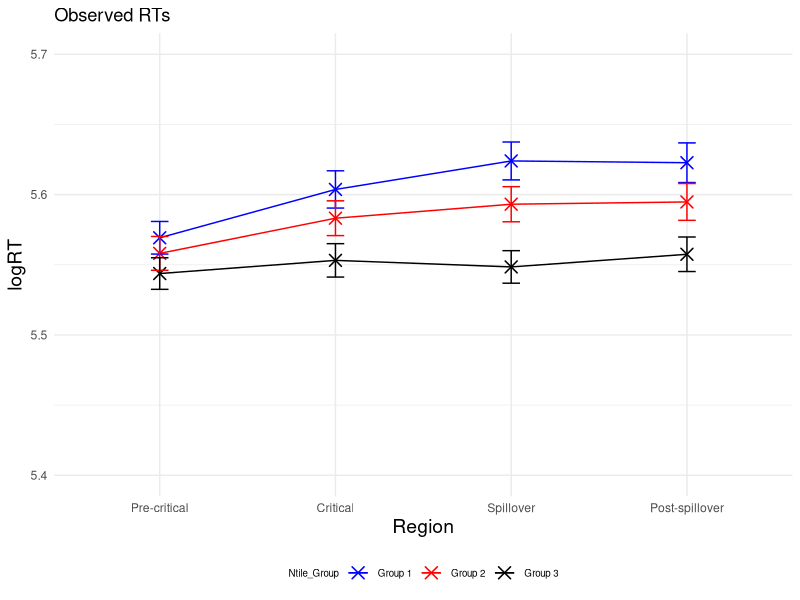
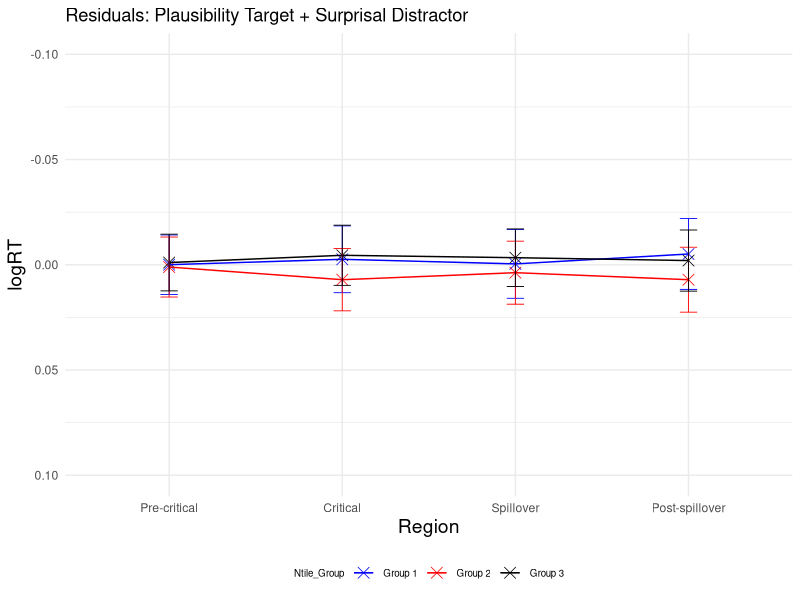
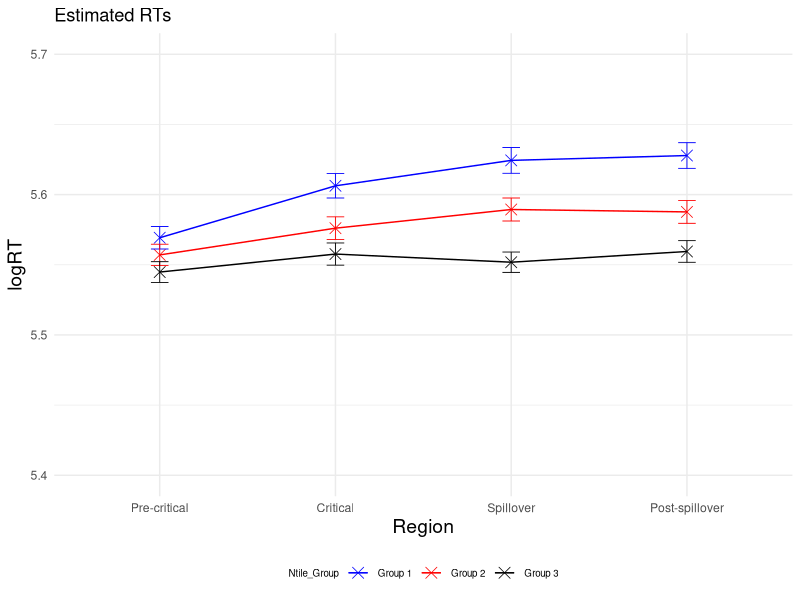
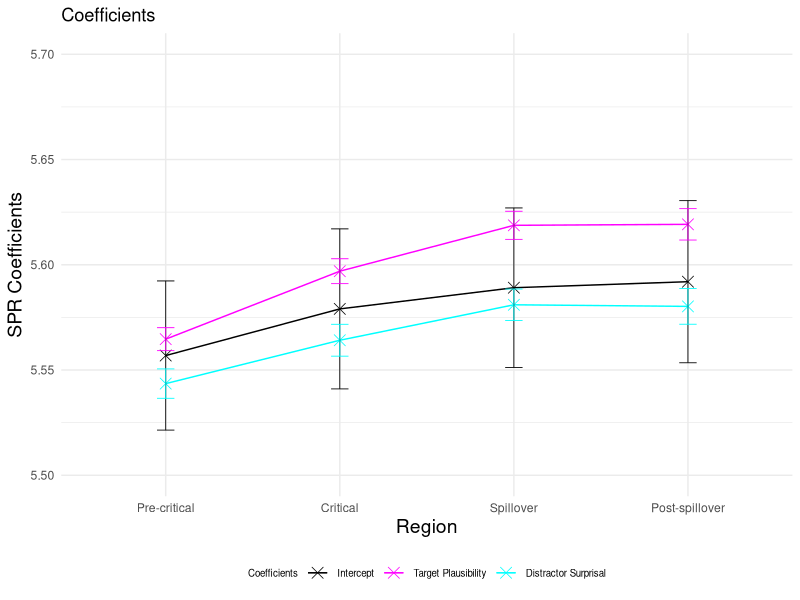
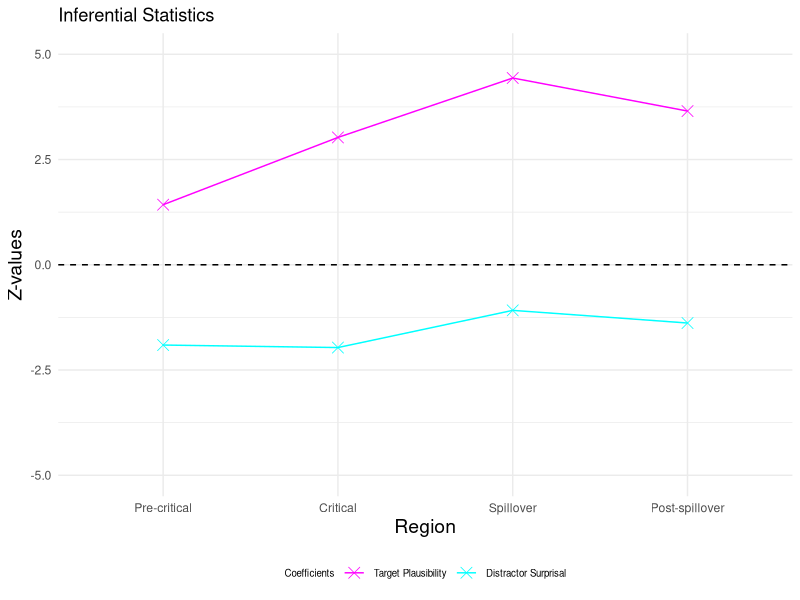
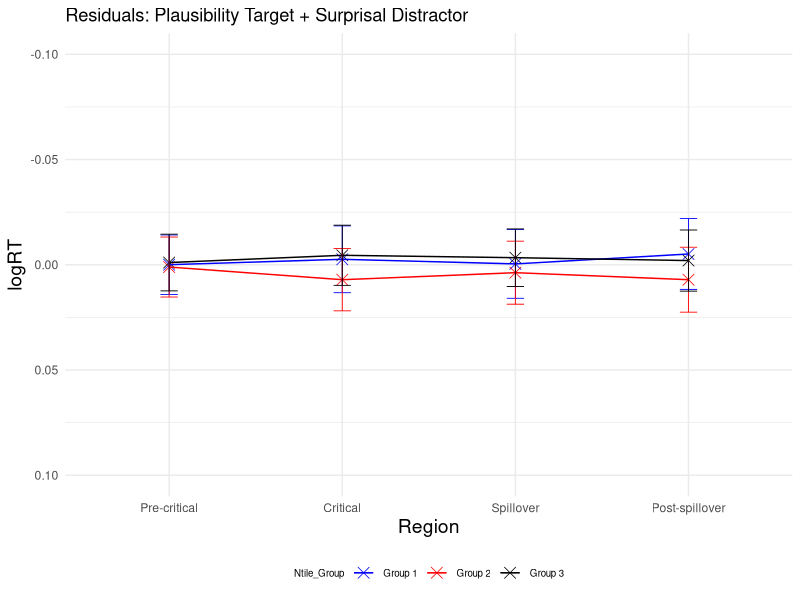
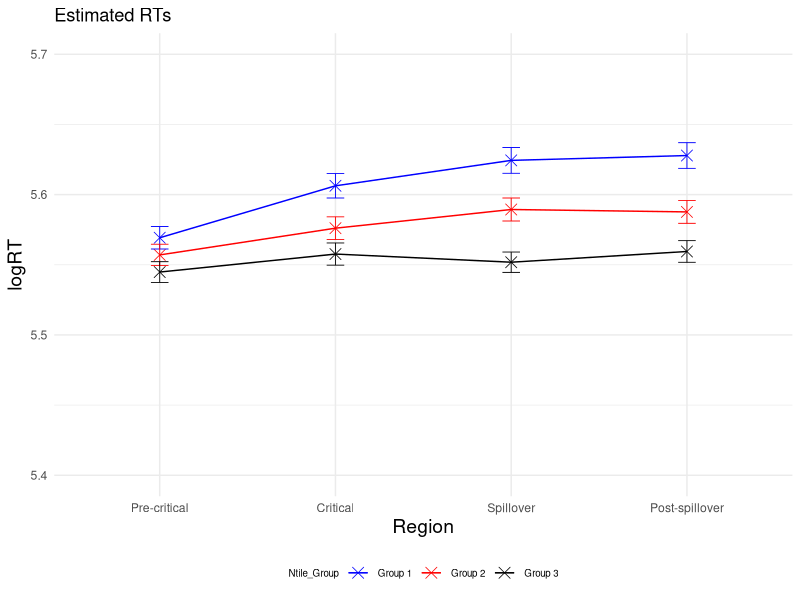
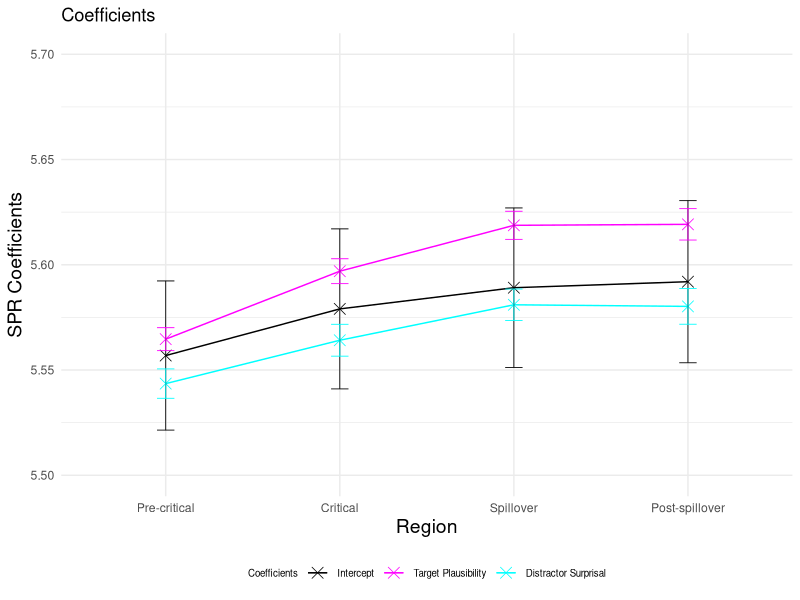

Generate these figures, in order, with R:
### LMER ###
# load lme4 package
library(lme4)
library(lmerTest)
library(dplyr)
library(ggplot2)

setwd("~/Downloads/Master_Thesis/3_SPR_Study/ntile/")
GP6 <- read.csv("GP6SPR_processed.csv")

residuals <- data.frame(
  Region = character(0),
  Condition = character(0),
  Residual = numeric(0),
  SE_Residual = numeric(0)
)

logRT_estimated <- data.frame(
  Region = character(0),
  Condition = character(0),
  Estimated_logRT = numeric(0),
  SE_Estimated = numeric(0)
)

p_values <- data.frame(
  Region = character(0),
  p_value_plausibility_target = numeric(0),
  p_value_surprisal_distractor = numeric(0)
)

SPR_coefficients <- data.frame(
  Region = character(0),
  Estimate = character(0),
  Estimate_value = numeric(0),
  Estimate_error = numeric(0),
  Z_value = numeric(0)
)

regions <- c("Pre-critical", "Critical", "Spillover", "Post-spillover") 
conditions <- c("A", "B", "C")
ntile_groups <- c(1, 2, 3)

GP6$Ntile_Group <- ntile(GP6$Plaus_target_avg, 3)
#df<- GP6[, c("Condition", "Plaus_target_avg", "Ntile_Group")]

GP6$logRT <- log(GP6$ReadingTime)

averages <- GP6 %>%
  group_by(Region, Ntile_Group) %>%
  summarise(
    MeanReadingTime = mean(logRT, na.rm = TRUE), 
    SE = sd(logRT, na.rm = TRUE) / sqrt(n()))

averages <- averages %>% 
  filter(Region != "Pre-critical_2")
print(averages)

# Create a line plot with average log-transformed reading times
p <- ggplot(averages, aes(x = factor(Region, levels = c("Pre-critical", "Critical", "Spillover", "Post-spillover")), 
                          y = MeanReadingTime, color = as.factor(Ntile_Group), group = Ntile_Group)) + geom_point(shape = 4, size = 3.5, stroke = 0.8) + geom_line(linewidth=0.5) + ylim (5.4, 5.7)
p <- p + theme_minimal() + geom_errorbar(aes(ymin= MeanReadingTime-SE, ymax=MeanReadingTime+SE), width=.1, size=0.5) 
p <- p + scale_color_manual(name="Ntile_Group", labels=c("Group 1", "Group 2", "Group 3"), values=c("#0000FF", "#FF0000", "#000000"))
p <- p + theme(legend.position="bottom", legend.text=element_text(size=7), legend.title=element_text(size=7), axis.title.x = element_text(size = 14), axis.title.y = element_text(size = 14)) 
p <- p + labs(x="Region", y="logRT", title = "Observed RTs") 
p 

for (region in regions) 
{
  # Precritical region
  region_subset <- subset(GP6, Region == region)
  
  # standardise predictors
  region_subset$scaled_Plaus_per_region <- scale(region_subset$Plaus_target_avg)
  region_subset$scaled_Surprisaldist_per_region <- scale(region_subset$Surprisal_distractor)
  # invert predictor plausibility
  region_subset$inverted_scaled_Plaus_per_region <- (region_subset$scaled_Plaus_per_region) * (-1)
  #log transform reading times
  region_subset$logRT_per_region <- log(region_subset$ReadingTime)
  
  
  # define and run the linear mixed-effects regression model for the precritical region 
  model_per_region <- lmerTest::lmer(logRT_per_region ~ inverted_scaled_Plaus_per_region + scaled_Surprisaldist_per_region + 
                                       (1 + inverted_scaled_Plaus_per_region + scaled_Surprisaldist_per_region | Subject) + 
                                       (1 + inverted_scaled_Plaus_per_region + scaled_Surprisaldist_per_region | Item), data = region_subset)
  
  # print the summary of the model
  summary_per_region <- summary(model_per_region)
  print(summary_per_region)
  
  # calculate p-values
  p_values_per_region <- summary_per_region$coefficients[, "Pr(>|t|)"]
  new_row_p_value <- data.frame(Region = region, 
                                p_value_plausibility_target = p_values_per_region[2], 
                                p_value_surprisal_distractor = p_values_per_region[3])
  p_values <- rbind(p_values, new_row_p_value)
  
  # extract intercept and coefficients added to intercept
  coefficients_per_region <- summary_per_region$coefficients
  intercept <- coefficients_per_region["(Intercept)", 1]
  plaus_target_coeff <- coefficients_per_region["(Intercept)", 1] + coefficients_per_region["inverted_scaled_Plaus_per_region", 1]
  surprisal_distractor_coeff <- coefficients_per_region["(Intercept)", 1] + coefficients_per_region["scaled_Surprisaldist_per_region", 1]
  
  # add error bars for coefficients and intercept
  new_row_coefficient <- data.frame(Region = region, 
                                    Estimate = "Intercept", 
                                    Estimate_value = intercept, 
                                    Estimate_error = coefficients_per_region["(Intercept)", 2],
                                    Z_value = 0)
  SPR_coefficients <- rbind(SPR_coefficients, new_row_coefficient)
  
  new_row_coefficient <- data.frame(Region = region,
                                    Estimate = "Plausability",
                                    Estimate_value = plaus_target_coeff,
                                    Estimate_error = coefficients_per_region["inverted_scaled_Plaus_per_region", 2],
                                    Z_value = coefficients_per_region["inverted_scaled_Plaus_per_region", 1] / coefficients_per_region["inverted_scaled_Plaus_per_region", 2])
  SPR_coefficients <- rbind(SPR_coefficients, new_row_coefficient)
  
  new_row_coefficient <- data.frame(Region = region,
                                    Estimate = "Surprisal", 
                                    Estimate_value = surprisal_distractor_coeff, 
                                    Estimate_error = coefficients_per_region["scaled_Surprisaldist_per_region", 2],
                                    Z_value = coefficients_per_region["scaled_Surprisaldist_per_region", 1] / coefficients_per_region["scaled_Surprisaldist_per_region", 2])
  SPR_coefficients <- rbind(SPR_coefficients, new_row_coefficient)
  
  for (ntile_group in ntile_groups)
  {
    #####predict condition A, precritical#####
    region_per_condition <- subset(region_subset, Ntile_Group == ntile_group)
    region_per_condition$region_per_condition_Predicted <- predict(model_per_region, newdata = region_per_condition,  type = "response")
    
    # calculate residuals
    Residual_region_per_condition <- mean(region_per_condition$logRT_per_region) - mean(region_per_condition$region_per_condition_Predicted, na.rm = TRUE)
    
    # observed RT for condition A precritical
    region_per_condition_logRT_observed <- mean(region_per_condition$logRT_per_region)
    
    # estimated RT for condition A precritical
    region_per_condition_logRT_estimated <- mean(region_per_condition$region_per_condition_Predicted, na.rm = TRUE)
    
    # calculate standard error for residuals
    SE_residuals_region_per_condition <- sqrt(sd(region_per_condition$logRT, na.rm = TRUE)^2/length(region_per_condition$logRT) + sd(region_per_condition$region_per_condition_Predicted, na.rm = TRUE)^2/length(region_per_condition$region_per_condition_Predicted))
    
    new_row_residuals <- data.frame(Region = region, Ntile_Group = ntile_group, Residual = Residual_region_per_condition, SE_Residual = SE_residuals_region_per_condition)
    residuals <- rbind(residuals, new_row_residuals)
    
    # calculate standard error for logRT estimated
    SE_estimated_region_per_condition <- sd(region_per_condition$region_per_condition_Predicted, na.rm = TRUE) / sqrt(length(region_per_condition$region_per_condition_Predicted)) 
    
    new_row_logRT_estimated <- data.frame(Region = region, Ntile_Group = ntile_group, Estimated_logRT = region_per_condition_logRT_estimated, SE_Estimated = SE_estimated_region_per_condition)
    logRT_estimated <- rbind(logRT_estimated, new_row_logRT_estimated)
  }
}


# plot residuals
# Create a line plot 
p <- ggplot(residuals, aes(x = factor(Region, levels = c("Pre-critical", "Critical", "Spillover", "Post-spillover")), 
                           y = Residual, color = as.factor(Ntile_Group), group = Ntile_Group)) + geom_point(shape = 4, size = 3.5, stroke = 0.4) + geom_line(linewidth=0.5) + ylim (0.10, -0.10)
p <- p + theme_minimal() + geom_errorbar(aes(ymin=Residual-SE_Residual, ymax=Residual+SE_Residual), width=.1, size=0.3) 
p <- p + scale_color_manual(name="Ntile_Group", labels=c("Group 1", "Group 2", "Group 3"), values=c("#0000FF", "#FF0000", "#000000"))
p <- p + labs(x="Region", y="logRT", title = "Residuals: Plausibility Target + Surprisal Distractor") 
p <- p + theme(legend.position="bottom", legend.text=element_text(size=7), legend.title=element_text(size=7), axis.title.x = element_text(size = 14), axis.title.y = element_text(size = 14)) 
p 

ggsave("Residuals_Plot.pdf", p, width=4, height=4)


# plot estimated logRTs
# Create a line plot 
p <- ggplot(logRT_estimated, aes(x = factor(Region, levels = c("Pre-critical", "Critical", "Spillover", "Post-spillover")), 
                                 y = Estimated_logRT, color = as.factor(Ntile_Group), group = Ntile_Group)) + geom_point(shape = 4, size = 3.5, stroke = 0.4) + geom_line(linewidth=0.5) + ylim (5.4, 5.7)
p <- p + theme_minimal() + geom_errorbar(aes(ymin=Estimated_logRT-SE_Estimated, ymax=Estimated_logRT+SE_Estimated), width=.1, size=0.3) 
p <- p + scale_color_manual(name="Ntile_Group", labels=c("Group 1", "Group 2", "Group 3"), values=c("#0000FF", "#FF0000", "#000000"))
p <- p + labs(x="Region", y="logRT", title = "Estimated RTs") 
p <- p + theme(legend.position="bottom", legend.text=element_text(size=7), legend.title=element_text(size=7), axis.title.x = element_text(size = 14), axis.title.y = element_text(size = 14)) 
p 
ggsave("Estimated_RTs_Plot.pdf", p, width=4, height=4)


# plot intercept and coefficients added to intercept
p <- ggplot(SPR_coefficients, aes(x = factor(Region, levels = c("Pre-critical", "Critical", "Spillover", "Post-spillover")), 
                                  y = Estimate_value, color = Estimate, group = Estimate)) + geom_point(shape = 4, size = 3.5, stroke = 0.4) + geom_line(linewidth=0.5) + ylim (5.5, 5.7)
p <- p + theme_minimal() + geom_errorbar(aes(ymin=Estimate_value-Estimate_error, ymax=Estimate_value+Estimate_error), width=.1, size=0.3) 
p <- p + scale_color_manual(name="Coefficients", labels=c("Intercept", "Target Plausibility", "Distractor Surprisal"), values=c("#000000", "#FF00FF", "#00FFFF"))
p <- p + labs(x="Region", y="SPR Coefficients", title = "Coefficients") 
p <- p + theme(legend.position="bottom", legend.text=element_text(size=7), legend.title=element_text(size=7), axis.title.x = element_text(size = 14), axis.title.y = element_text(size = 14)) 
p 
ggsave("Intercept_Coefficients_Plot.pdf", p, width=4, height=4)


# plot effect sizes (z-vaues)
Effect_sizes <- subset(SPR_coefficients, Estimate != 'Intercept')

p <- ggplot(Effect_sizes, aes(x = factor(Region, levels = c("Pre-critical", "Critical", "Spillover", "Post-spillover")), 
                              y = Z_value, color = Estimate, group = Estimate)) + geom_point(shape = 4, size = 3.5, stroke = 0.4) + geom_line(linewidth=0.5) + ylim (-5, 5)
p <- p + geom_hline(yintercept=0, linetype=2)
p <- p + theme_minimal()
p <- p + scale_color_manual(name="Coefficients", labels=c( "Target Plausibility", "Distractor Surprisal"), values=c("#FF00FF", "#00FFFF"))
p <- p + labs(x="Region", y="Z-values", title = "Inferential Statistics") 
p <- p + theme(legend.position="bottom", legend.text=element_text(size=7), legend.title=element_text(size=7), axis.title.x = element_text(size = 14), axis.title.y = element_text(size = 14)) 
p 
ggsave("Z_values_Plot.pdf", p, width=4, height=4)
